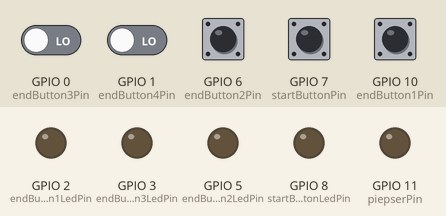
Simulated run of this sketch. Board: ESP32-C6. On the bench: output pins drawn as LEDs (lit = HIGH). The test bench sets the inputs (shaded band); at power-on: GPIO 0 (endButton3Pin), GPIO 1 (endButton4Pin), GPIO 6 (endButton2Pin), GPIO 7 (startButtonPin), GPIO 10 (endButton1Pin) LOW. WiFi joins after 1.5 s; servers stay silent unless stated; uploads are accepted with an empty reply; the local clock reads 2024-03-15 10:24:30 at power-on unless the sketch sets it; what the sketch prints to the serial monitor is not drawn.

Above: at 5.7 s.
5.8 s: GPIO 7 (startButtonPin) pulled HIGH for 0.15 s
At 6.1 s:
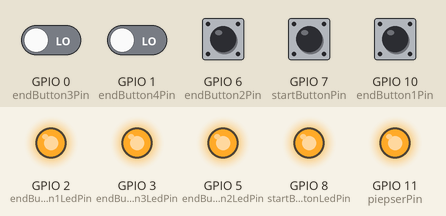
7.4 s: GPIO 6 (endButton2Pin) pulled HIGH for 0.15 s
At 8.6 s:
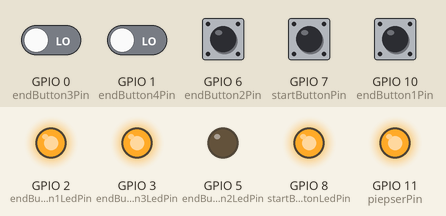
9.0 s: GPIO 10 (endButton1Pin) pulled HIGH for 0.15 s
At 9.8 s:
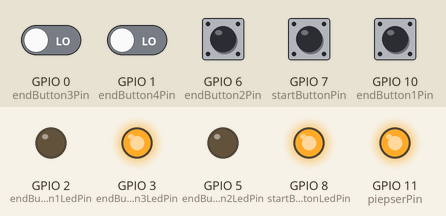
10.6 s: GPIO 0 (endButton3Pin) driven HIGH and GPIO 1 (endButton4Pin) driven HIGH
At 10.91 s:
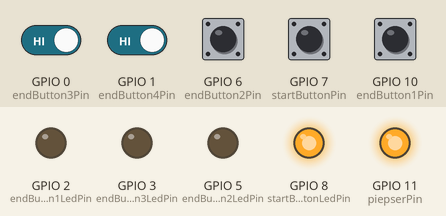
12.5 s: GPIO 7 (startButtonPin) pulled HIGH for 1 s
At 13.7 s:
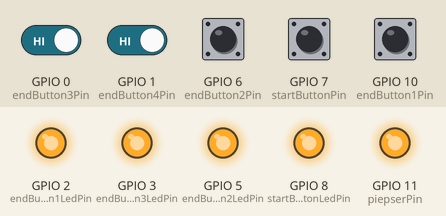
15.0 s: GPIO 10 (endButton1Pin) pulled HIGH for 1 s
At 15.6 s:
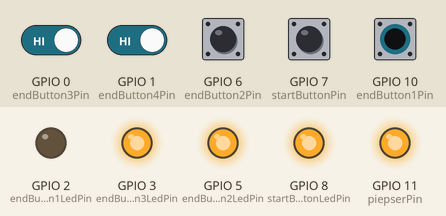
Timing chart, 0 to 34.0 s (numbered marks = the images above; inputs shaded):
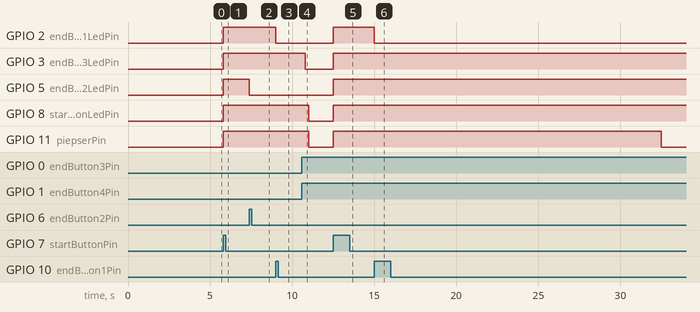

The sketch:

PysicalComputing.ino
```cpp
/******************************************************************************************
 *
 * READY SET DINNER
 * MULTI BUZZER DINNER SYSTEM
 *
 * ----------------------------------------------------------------------------
 * PROJEKTÜBERSICHT
 * ----------------------------------------------------------------------------
 *
 * Dieses System steuert ein interaktives Dinner-/Buzzer-Spiel mit:
 *
 * - 1 Start-Button mit integrierter LED
 * - 4 End-Buttons
 * - 3 Status-LEDs
 * - 1 Piepser
 * - WLAN-Verbindung
 * - HTTP API Kommunikation
 * - NTP Zeitsynchronisation
 *
 * Das Ziel:
 *
 * 1. Eine Person startet das Spiel über den Start-Button.
 * 2. Alle LEDs gehen an.
 * 3. Der Piepser wird aktiviert.
 * 4. Die Teilnehmenden drücken ihren jeweiligen End-Button.
 * 5. Jeder Tastendruck wird live an die API gesendet.
 * 6. Nach allen gedrückten Buttons endet das Spiel automatisch.
 *
 * ----------------------------------------------------------------------------
 * SYSTEMVERHALTEN
 * ----------------------------------------------------------------------------
 *
 * START BUTTON
 * ----------------------------------------------------------------------------
 * GPIO 7  -> Start-Button
 * GPIO 8  -> Integrierte LED des Start-Buttons
 *
 * Beim Drücken:
 * - Spiel startet
 * - Start-LED leuchtet
 * - Alle End-LEDs leuchten
 * - Piepser aktiviert sich
 * - Start-Event wird an die API gesendet
 *
 * ----------------------------------------------------------------------------
 * END BUTTONS
 * ----------------------------------------------------------------------------
 *
 * Button 1
 * GPIO 10 -> End-Button 1
 * GPIO 2  -> Eigene LED
 *
 * Button 2
 * GPIO 6  -> End-Button 2
 * GPIO 5  -> Eigene LED
 *
 * Button 3
 * GPIO 0  -> End-Button 3
 *
 * Button 4
 * GPIO 1  -> End-Button 4
 *
 * Gemeinsame LED
 * GPIO 3 -> LED für Button 3 + 4
 *
 * Verhalten der gemeinsamen LED
 * - Die LED bleibt aktiv,
 *   bis BOTH Button 3 UND Button 4 gedrückt wurden.
 * - Erst danach wird die LED ausgeschaltet.
 *
 * ----------------------------------------------------------------------------
 * PIEPSER
 * ----------------------------------------------------------------------------
 *
 * GPIO 11 -> Piepser
 *
 * Verhalten:
 * - Aktiviert sich beim Spielstart
 * - Wird nach PIEPSER_TIMEOUT deaktiviert (20sec)
 * - Oder direkt beim Spielende
 *
 * ----------------------------------------------------------------------------
 * SPIELENDE
 * ----------------------------------------------------------------------------
 *
 * Das Spiel endet automatisch wenn:
 *
 * - Alle 4 End-Buttons gedrückt wurden
 * ODER
 * - Das GAME_TIMEOUT erreicht wurde (5min)
 *
 * Beim Spielende:
 * - Alle LEDs werden ausgeschaltet
 * - Piepser wird ausgeschaltet
 * - End-Event wird an die API gesendet
 *
 * ----------------------------------------------------------------------------
 * WLAN
 * ----------------------------------------------------------------------------
 *
 * Das Gerät verbindet sich automatisch mit dem WLAN.
 * Bei Verbindungsverlust wird automatisch versucht,
 * die Verbindung erneut aufzubauen.
 *
 * ----------------------------------------------------------------------------
 * ZEITSYNCHRONISATION
 * ----------------------------------------------------------------------------
 *
 * Über NTP wird die aktuelle Uhrzeit geladen,
 * damit alle API Events einen korrekten Timestamp erhalten.
 *
 * ----------------------------------------------------------------------------
 * API KOMMUNIKATION
 * ----------------------------------------------------------------------------
 *
 * Jeder Event wird sofort per HTTP POST an die API gesendet.
 *
 * Gesendete Events:
 * - Start
 * - Buzzer_1
 * - Buzzer_2
 * - Buzzer_3
 * - Buzzer_4
 * - End
 *
 * JSON Beispiel:
 *
 * {
 *   "buzzer_events":"Buzzer_1",
 *   "timestamp":"2026-05-21 12:30:55",
 *   "id_users":12
 * }
 *
 * ----------------------------------------------------------------------------
 * TECHNISCHE DETAILS
 * ----------------------------------------------------------------------------
 *
 * Plattform:
 * - ESP32 / ESP32-C6
 *
 * Verwendete Libraries:
 * - WiFi.h
 * - HTTPClient.h
 * - time.h
 *
 * Kommunikation:
 * - WLAN
 * - HTTP POST
 * - JSON
 * - NTP
 *
 ******************************************************************************************/

 #include <WiFi.h>
 #include <HTTPClient.h>
 #include <time.h>

 //////////////////////////////////////////////////////////////////
 // WLAN
 //////////////////////////////////////////////////////////////////

 const char* ssid = "tinkergarden";
 const char* pass = "strenggeheim";

 //////////////////////////////////////////////////////////////////
 // API
 //////////////////////////////////////////////////////////////////

 const char* serverURL = "https://im4.selina-schoepfer.ch/api/load.php";

 //////////////////////////////////////////////////////////////////
 // ZEIT / NTP
 //////////////////////////////////////////////////////////////////

 const char* ntpServer = "pool.ntp.org";

 const long gmtOffset_sec = 3600;
 const int daylightOffset_sec = 3600;

 //////////////////////////////////////////////////////////////////
 // GPIO
 //////////////////////////////////////////////////////////////////

 // START BUTTON MIT INTEGRIERTER LED
 const int startButtonPin = 7;
 const int startButtonLedPin = 8;

 // END BUTTONS
 const int endButton1Pin = 10;
 const int endButton2Pin = 6;
 const int endButton3Pin = 0;
 const int endButton4Pin = 1;

 // LEDS
 const int endButton1LedPin = 2;
 const int endButton2LedPin = 5;

 // Button 3 + 4 teilen dieselbe LED
 const int endButton3LedPin = 3;

 // PIEPSER
 const int piepserPin = 11;

 //////////////////////////////////////////////////////////////////
 // BUTTON STATUS
 //////////////////////////////////////////////////////////////////

 int startButtonState = LOW;
 int lastStartButtonState = LOW;

 int endButton1State = LOW;
 int lastEndButton1State = LOW;

 int endButton2State = LOW;
 int lastEndButton2State = LOW;

 int endButton3State = LOW;
 int lastEndButton3State = LOW;

 int endButton4State = LOW;
 int lastEndButton4State = LOW;

 //////////////////////////////////////////////////////////////////
 // SPIELSTATUS
 //////////////////////////////////////////////////////////////////

 bool gameRunning = false;

 bool end1Pressed = false;
 bool end2Pressed = false;
 bool end3Pressed = false;
 bool end4Pressed = false;

 bool piepserActive = false;

 unsigned long gameStartMillis = 0;

 const unsigned long GAME_TIMEOUT = 5UL * 60UL * 1000UL;
 const unsigned long PIEPSER_TIMEOUT = 20UL * 1000UL;

 //////////////////////////////////////////////////////////////////
 // WLAN STATUS
 //////////////////////////////////////////////////////////////////

 bool isWlanConnected = false;

 //////////////////////////////////////////////////////////////////
 // SETUP
 //////////////////////////////////////////////////////////////////

 void setup() {

   Serial.begin(115200);

   delay(1000);

   pinMode(startButtonPin, INPUT_PULLDOWN);

   pinMode(endButton1Pin, INPUT_PULLDOWN);
   pinMode(endButton2Pin, INPUT_PULLDOWN);
   pinMode(endButton3Pin, INPUT_PULLDOWN);
   pinMode(endButton4Pin, INPUT_PULLDOWN);

   pinMode(startButtonLedPin, OUTPUT);

   pinMode(endButton1LedPin, OUTPUT);
   pinMode(endButton2LedPin, OUTPUT);
   pinMode(endButton3LedPin, OUTPUT);

   pinMode(piepserPin, OUTPUT);

   allOutputsOff();

   connectWiFi();

   if (isWlanConnected) {

     configTime(gmtOffset_sec, daylightOffset_sec, ntpServer);

     Serial.println("NTP Zeit wird synchronisiert...");

     delay(2000);
   }
 }

 //////////////////////////////////////////////////////////////////
 // LOOP
 //////////////////////////////////////////////////////////////////

 void loop() {

   is_wlan_connected();

   startButtonState = digitalRead(startButtonPin);

   endButton1State = digitalRead(endButton1Pin);
   endButton2State = digitalRead(endButton2Pin);
   endButton3State = digitalRead(endButton3Pin);
   endButton4State = digitalRead(endButton4Pin);

   ////////////////////////////////////////////////////////////////
   // GAME START
   ////////////////////////////////////////////////////////////////

   if (startButtonState == HIGH &&
       lastStartButtonState == LOW &&
       !gameRunning) {

     Serial.println("GAME START");

     gameRunning = true;

     end1Pressed = false;
     end2Pressed = false;
     end3Pressed = false;
     end4Pressed = false;

     piepserActive = true;

     gameStartMillis = millis();

     digitalWrite(startButtonLedPin, HIGH);

     digitalWrite(endButton1LedPin, HIGH);
     digitalWrite(endButton2LedPin, HIGH);
     digitalWrite(endButton3LedPin, HIGH);

     digitalWrite(piepserPin, HIGH);

     sendEvent("Start");
   }

   ////////////////////////////////////////////////////////////////
   // PIEPSER TIMEOUT
   ////////////////////////////////////////////////////////////////

   if (gameRunning &&
       piepserActive &&
       millis() - gameStartMillis >= PIEPSER_TIMEOUT) {

     Serial.println("PIEPSER OFF");

     digitalWrite(piepserPin, LOW);

     piepserActive = false;
   }

   ////////////////////////////////////////////////////////////////
   // END BUTTON 1
   ////////////////////////////////////////////////////////////////

   if (gameRunning &&
       endButton1State == HIGH &&
       lastEndButton1State == LOW &&
       !end1Pressed) {

     Serial.println("END BUTTON 1");

     end1Pressed = true;

     digitalWrite(endButton1LedPin, LOW);

     sendEvent("Buzzer_1");
   }

   ////////////////////////////////////////////////////////////////
   // END BUTTON 2
   ////////////////////////////////////////////////////////////////

   if (gameRunning &&
       endButton2State == HIGH &&
       lastEndButton2State == LOW &&
       !end2Pressed) {

     Serial.println("END BUTTON 2");

     end2Pressed = true;

     digitalWrite(endButton2LedPin, LOW);

     sendEvent("Buzzer_2");
   }

   ////////////////////////////////////////////////////////////////
   // END BUTTON 3
   ////////////////////////////////////////////////////////////////

   if (gameRunning &&
       endButton3State == HIGH &&
       lastEndButton3State == LOW &&
       !end3Pressed) {

     Serial.println("END BUTTON 3");

     end3Pressed = true;

     // LED erst löschen wenn beide gedrückt wurden
     if (end4Pressed) {
       digitalWrite(endButton3LedPin, LOW);
     }

     sendEvent("Buzzer_3");
   }

   ////////////////////////////////////////////////////////////////
   // END BUTTON 4
   ////////////////////////////////////////////////////////////////

   if (gameRunning &&
       endButton4State == HIGH &&
       lastEndButton4State == LOW &&
       !end4Pressed) {

     Serial.println("END BUTTON 4");

     end4Pressed = true;

     // LED erst löschen wenn beide gedrückt wurden
     if (end3Pressed) {
       digitalWrite(endButton3LedPin, LOW);
     }

     sendEvent("Buzzer_4");
   }

   ////////////////////////////////////////////////////////////////
   // GAME ENDE
   ////////////////////////////////////////////////////////////////

   if (gameRunning &&
       end1Pressed &&
       end2Pressed &&
       end3Pressed &&
       end4Pressed) {

     endGame();
   }

   ////////////////////////////////////////////////////////////////
   // GAME TIMEOUT
   ////////////////////////////////////////////////////////////////

   if (gameRunning &&
       millis() - gameStartMillis >= GAME_TIMEOUT) {

     endGame();
   }

   ////////////////////////////////////////////////////////////////
   // LAST STATES SPEICHERN
   ////////////////////////////////////////////////////////////////

   lastStartButtonState = startButtonState;

   lastEndButton1State = endButton1State;
   lastEndButton2State = endButton2State;
   lastEndButton3State = endButton3State;
   lastEndButton4State = endButton4State;
 }

 //////////////////////////////////////////////////////////////////
 // SPIEL BEENDEN
 //////////////////////////////////////////////////////////////////

 void endGame() {

   Serial.println("GAME END");

   gameRunning = false;

   piepserActive = false;

   allOutputsOff();

   sendEvent("End");
 }

 //////////////////////////////////////////////////////////////////
 // ALLE OUTPUTS AUS
 //////////////////////////////////////////////////////////////////

 void allOutputsOff() {

   digitalWrite(startButtonLedPin, LOW);

   digitalWrite(endButton1LedPin, LOW);
   digitalWrite(endButton2LedPin, LOW);
   digitalWrite(endButton3LedPin, LOW);

   digitalWrite(piepserPin, LOW);
 }

 //////////////////////////////////////////////////////////////////
 // ZEIT HOLEN
 //////////////////////////////////////////////////////////////////

 String getCurrentTimestamp() {

   struct tm timeinfo;

   if (!getLocalTime(&timeinfo)) {

     Serial.println("Zeit konnte nicht gelesen werden");

     return "1970-01-01 00:00:00";
   }

   char timestamp[20];

   strftime(timestamp,
            sizeof(timestamp),
            "%Y-%m-%d %H:%M:%S",
            &timeinfo);

   return String(timestamp);
 }

 //////////////////////////////////////////////////////////////////
 // EVENT SENDEN
 //////////////////////////////////////////////////////////////////

 void sendEvent(const char* eventName) {

   if (!isWlanConnected) {

     Serial.println("Kein WLAN");

     return;
   }

   String timestamp = getCurrentTimestamp();

   String jsonString = "{";

   jsonString += "\"buzzer_events\":\"";
   jsonString += eventName;
   jsonString += "\",";

   jsonString += "\"timestamp\":\"";
   jsonString += timestamp;
   jsonString += "\",";

   jsonString += "\"id_users\":12";

   jsonString += "}";

   Serial.println("Sende Event:");
   Serial.println(jsonString);

   HTTPClient http;

   http.begin(serverURL);

   http.addHeader("Content-Type", "application/json");

   int httpResponseCode = http.POST(jsonString);

   if (httpResponseCode > 0) {

     Serial.printf("HTTP Response: %d\n", httpResponseCode);

     String response = http.getString();

     Serial.println(response);

   } else {

     Serial.printf("HTTP Fehler: %d\n", httpResponseCode);
   }

   http.end();
 }

 //////////////////////////////////////////////////////////////////
 // WLAN VERBINDUNG
 //////////////////////////////////////////////////////////////////

 void connectWiFi() {

   Serial.printf("Verbinde mit WLAN %s\n", ssid);

   WiFi.begin(ssid, pass);

   int attempts = 0;

   while (WiFi.status() != WL_CONNECTED &&
          attempts < 40) {

     delay(500);

     Serial.print(".");

     attempts++;
   }

   if (WiFi.status() == WL_CONNECTED) {

     Serial.println("\nWLAN verbunden");

     Serial.println(WiFi.localIP());

     isWlanConnected = true;

   } else {

     Serial.println("\nWLAN fehlgeschlagen");

     isWlanConnected = false;
   }
 }

 //////////////////////////////////////////////////////////////////
 // WLAN STATUS
 //////////////////////////////////////////////////////////////////

 bool is_wlan_connected() {

   if (WiFi.status() != WL_CONNECTED) {

     if (isWlanConnected) {

       Serial.println("WLAN verloren");

       isWlanConnected = false;
     }

     connectWiFi();

     return false;
   }

   isWlanConnected = true;

   return true;
 }
```

Measured:
- after the input at 5.8 s, GPIO 2 (endButton1LedPin), GPIO 3 (endButton3LedPin), GPIO 5 (endButton2LedPin), GPIO 8 (startButtonLedPin), GPIO 11 (piepserPin): LOW → HIGH at once
- after the input at 7.4 s, GPIO 5 (endButton2LedPin): HIGH → LOW at once
- after the input at 9.0 s, GPIO 2 (endButton1LedPin): HIGH → LOW at once
- after the input at 10.6 s, GPIO 3 (endButton3LedPin): HIGH → LOW after 0.20 s; GPIO 8 (startButtonLedPin), GPIO 11 (piepserPin): HIGH → LOW after 0.41 s
- after the input at 12.5 s, GPIO 2 (endButton1LedPin), GPIO 3 (endButton3LedPin), GPIO 5 (endButton2LedPin), GPIO 8 (startButtonLedPin), GPIO 11 (piepserPin): LOW → HIGH at once
- after the input at 15.0 s, GPIO 2 (endButton1LedPin): HIGH → LOW at once
